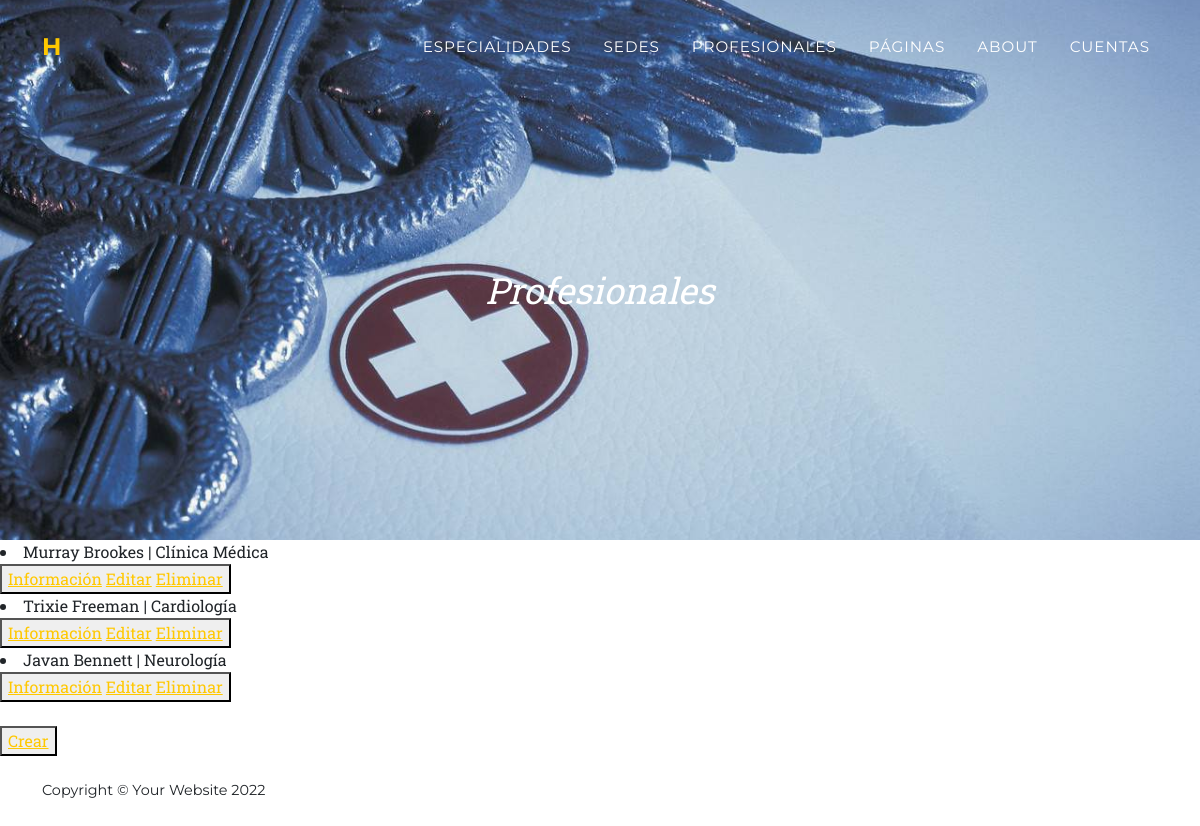
The page /profesional/ on the database as committed earlier.
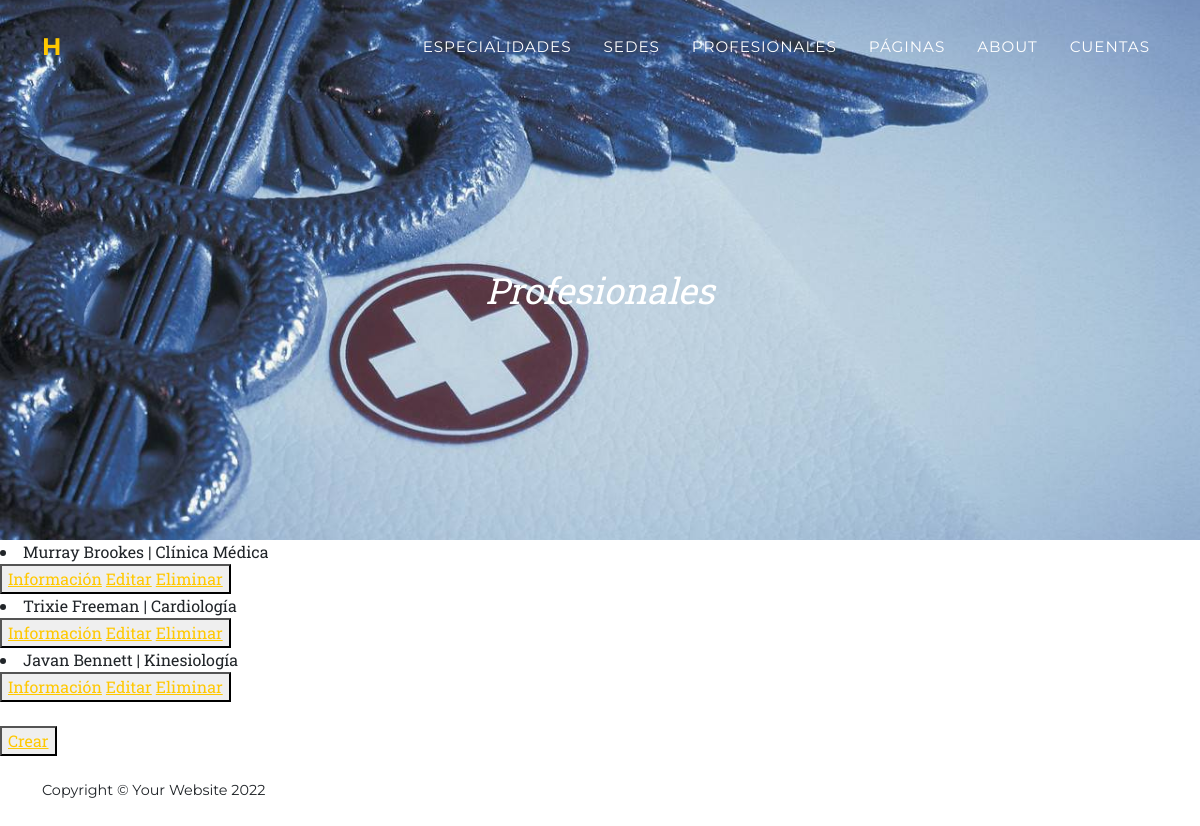
The same page on the database as committed later.
### appHospital/models.py (models this page shows)
class Profesional(models.Model):
    id = models.CharField(max_length=40, default=uuid.uuid4(), primary_key=True)
    nombre = models.CharField(max_length=20)
    apellido = models.CharField(max_length=20)
    matrícula = models.CharField(max_length=15)
    edad = models.IntegerField()
    email = models.EmailField()
    especialidad = models.ForeignKey(Especialidad, on_delete=models.CASCADE)
    hospital = models.ForeignKey(Hospital, on_delete=models.CASCADE)
    def __str__(self) -> str:
        return self.nombre+" "+self.apellido+" | "+str(self.especialidad)

class Especialidad(models.Model):
    id = models.CharField(max_length=40, default=uuid.uuid4(), primary_key=True)
    nombre = models.CharField(max_length=20)
    descripcion = models.TextField(blank=True)
    def __str__(self) -> str:
        return self.nombre

### appHospital/views.py (the view)
# urls.py: path('profesional/', profesionalLeer, name='Profesional'),
def profesionalLeer(request):
    profesionales = Profesional.objects.all()
    contexto = {'profesionales':profesionales}
    return render(request, 'profesional.html', contexto)

### appHospital/Templates/appHospital/Profesional.html
{% extends 'appHospital/padre.html' %}
{% load static %}
{% block topPage %}
<a class="navbar-brand" href=" {% url 'index' %}">H</a>
{% endblock %}
{% block title %}
<div class="masthead-subheading">Profesionales</div>
{% endblock %}
{% block changingContent %}
{% for profesional in profesionales %}
<li>{{profesional}}</li>
<button>
    <a href="{% url 'profesional_detalle' profesional.id %}">Información</a>
    <a href="{% url 'profesional_edicion' profesional.id %}">Editar</a>
    <a href="{% url 'profesional_eliminar' profesional.id %}">Eliminar</a>
</button>
{% endfor %}
<br>
<br>
<button>
    <a href="{% url 'profesional_crear' %}">Crear</a>
</button>
{% endblock %}

### appHospital/Templates/appHospital/Padre.html (shortened to what this page needs)
<!DOCTYPE html>
<html lang="en">
    <head>
        {% load static %}
        <link href="{% static 'appHospital/css/styles.css' %}" rel="stylesheet" />
    </head>
    <body id="page-top">
        {% load static %}
        <nav class="navbar navbar-expand-lg navbar-dark fixed-top" id="mainNav">
            <div class="container">
                {% block topPage %}{% endblock %}
                <div class="collapse navbar-collapse" id="navbarResponsive">
                    <ul class="navbar-nav text-uppercase ms-auto py-4 py-lg-0">
                        <li class="nav-item"><a class="nav-link" href="{% url 'Especialidad' %}">Especialidades</a></li>
                        <li class="nav-item"><a class="nav-link" href="{% url 'Hospital' %}">Sedes</a></li>
                        <li class="nav-item"><a class="nav-link" href="{% url 'Profesional' %}">Profesionales</a></li>
                        <li class="nav-item"><a class="nav-link" href="{% url 'paginas' %}">Páginas</a></li>
                        <li class="nav-item"><a class="nav-link" href="{% url 'about' %}">About</a></li>
                        <li class="nav-item"><a class="nav-link" href="{% url 'cuentas' %}">Cuentas</a></li>
                    </ul>
                </div>
            </div>
        </nav>
        <header class="masthead">
            <div class="container">
                {% block title %}{% endblock %}
            </div>
        </header>
        {% block changingContent %}
        {% endblock %}
        <footer class="footer py-4">
            <div class="container">
                <div class="row align-items-center">
                    <div class="col-lg-4 text-lg-start">Copyright &copy; Your Website 2022</div>
                </div>
            </div>
        </footer>
    </body>
</html>

Rows that differ between the two databases and show on the page:
changed Profesional: nombre+apellido+especialidad "Javan Bennett | Neurología" → "Javan Bennett | Kinesiología"
